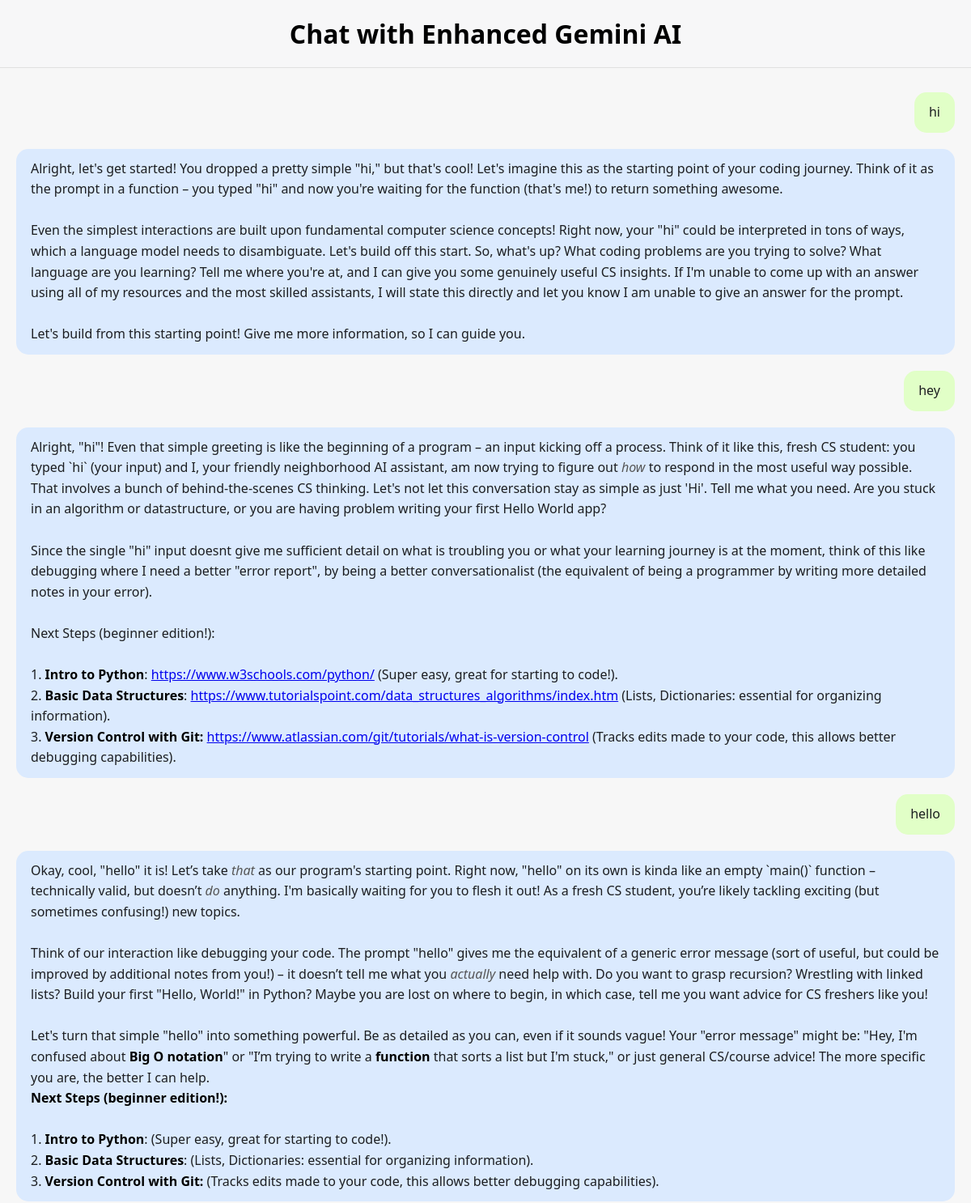
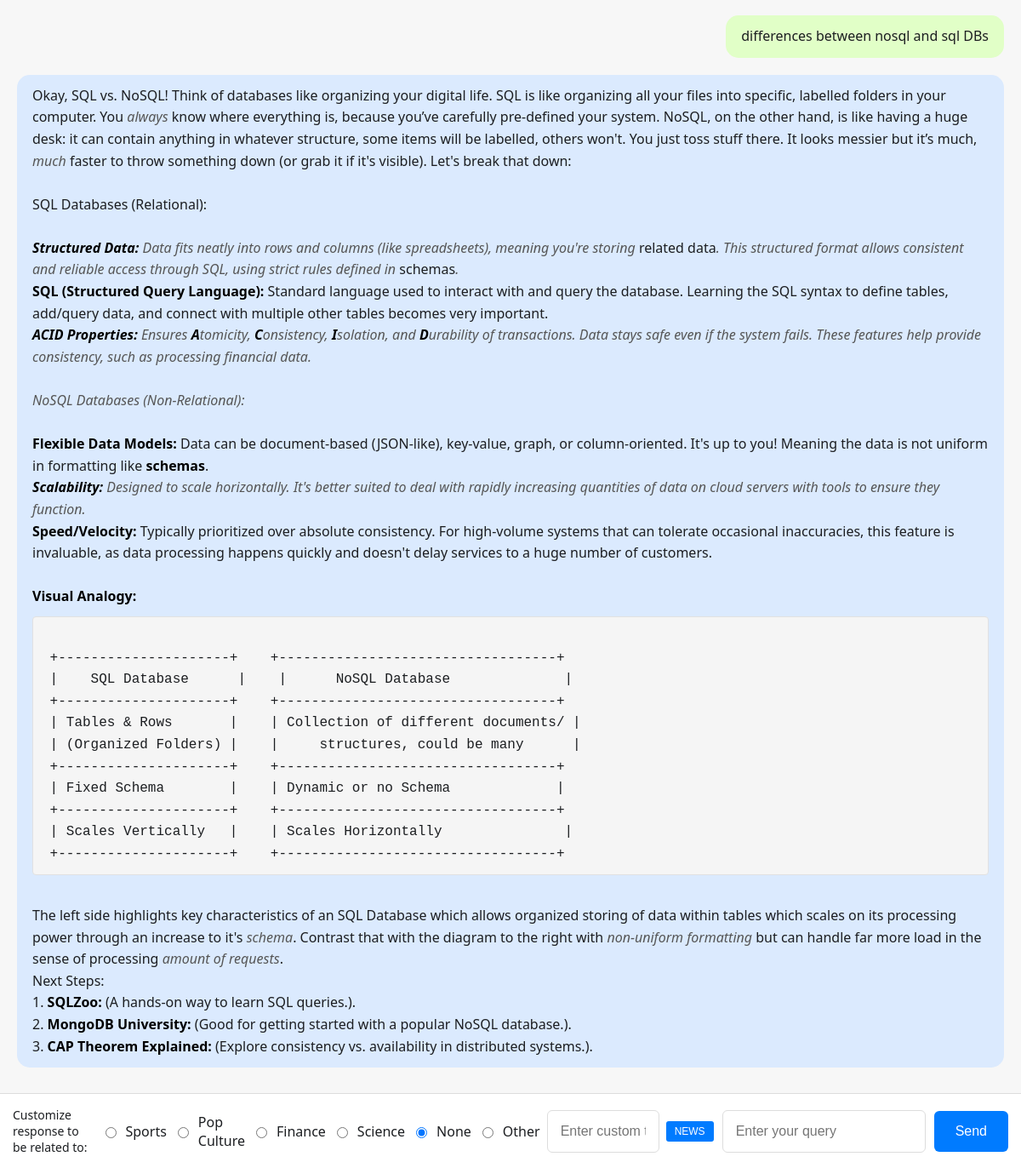
The page / on the database its author committed (2 pictures, top to bottom).
### tables this page shows
CREATE TABLE chat_history (
            id INTEGER PRIMARY KEY AUTOINCREMENT,
            message_type TEXT,
            message_text TEXT,
            timestamp DATETIME DEFAULT CURRENT_TIMESTAMP
        );

### app/app.py (the view, shortened to what this page needs)
@app.route("/", methods=["GET", "POST"])
def index():
    chat_history = get_chat_history(limit=10)
    return render_template("app.html", chat_history=chat_history)

### app/app.py (called while the page is built)
def get_chat_history(limit):
    conn = sqlite3.connect("chat_history.db")
    cursor = conn.cursor()
    cursor.execute("SELECT message_type, message_text FROM chat_history ORDER BY id DESC LIMIT ?", (limit,))
    rows = cursor.fetchall()
    conn.close()
    return [{"type": row[0], "text": row[1]} for row in rows][::-1]  # reverse to maintain order

### app/templates/app.html (shortened to what this page needs)
<!doctype html>
<html lang="en">
<head>
    <link rel="stylesheet" href="{{ url_for('static', filename='app.css') }}">
    <link rel="stylesheet" href="https://cdnjs.cloudflare.com/ajax/libs/prism/1.29.0/themes/prism.min.css">
</head>
<body>
    <div class="container">
        <h1>Chat with Enhanced Gemini AI</h1>
        <div class="chat-box" id="chat-box">
            {% for message in chat_history %}
                <div class="message {{ message.type }}">
                    {% autoescape false %}{{ message.text }}{% endautoescape %}
                </div>
            {% endfor %}
        </div>
        <form method="post" action="/">
            <div class="checkbox-group">
                <span class="checkbox-label">Customize response to be related to:</span>
                <input type="radio" name="topic" value="sports" id="sports"> <label for="sports">Sports</label>
                <input type="radio" name="topic" value="pop culture, music, and movies/tv" id="pop"> <label for="pop">Pop Culture</label>
                <input type="radio" name="topic" value="finance and investing" id="finance"> <label for="finance">Finance</label>
                <input type="radio" name="topic" value="science and space" id="science"> <label for="science">Science</label>
                <input type="radio" name="topic" value="none" id="none" checked> <label for="none">None</label>
                <input type="radio" name="topic" value="other" id="other"> <label for="other">Other</label>
                <input type="text" name="custom_topic_input" placeholder="Enter custom topic" style="display:inline-block; width: 100px;">
                <button id="news-button" type="button" style="padding: 5px 10px; font-size: 12px; background-color: #007bff; color: white; border: none; border-radius: 3px; cursor: pointer; display: inline-block; width: auto;">
                    NEWS
                </button>
            </div>
            <input type="text" name="user_input" placeholder="Enter your query" required autofocus>
            <input type="submit" value="Send">
        </form>
    </div>
</body>
</html>

### app/static/app.css (style rules this page uses)
body { font-family: 'Segoe UI', sans-serif; background-color: #f7f7f8; color: #1c1e21; margin: 0; height: 100vh; display: flex; flex-direction: column; }
.container { display: flex; flex-direction: column; width: 100%; height: 100vh; margin: auto; box-shadow: none; padding: 0; }
.chat-box { flex-grow: 1; overflow-y: auto; border-top: 1px solid #e0e0e0; padding: 20px; background-color: #f7f7f7; display: flex; flex-direction: column; height: calc(100vh - 150px); }
h1, h2, h3, h4, h5, h6 { color: #000000; font-weight: 600; }
h1 { text-align: center; margin: 20px 0; }
form { display: flex; align-items: center; gap: 10px; padding: 15px; background-color: #ffffff; border-top: 1px solid #ddd; }
.checkbox-group { display: flex; align-items: center; gap: 8px; }
.checkbox-label { font-size: 14px; }
input[type="text"] { flex-grow: 1; padding: 15px; border: 1px solid #ddd; border-radius: 6px; font-size: 16px; }
input[type="submit"] { padding: 15px 25px; border: none; border-radius: 6px; background-color: #007bff; color: #fff; font-size: 16px; cursor: pointer; transition: background-color 0.3s; }
.message { max-width: 100%; padding: 12px 18px; margin: 10px 0; border-radius: 15px; line-height: 1.6; word-wrap: break-word; font-size: 16px; }
.message.user { align-self: flex-end; background-color: #e1ffc7; }
.message.ai { align-self: flex-start; background-color: #dbeafe; }
.bold-text.clickable-word { font-weight: bold; color: black; text-decoration: none; cursor: pointer; }
.italic-text { font-style: italic; color: #555; }
.code-block { background-color: #f8f9fa; border: 1px solid #e1e1e1; border-radius: 5px; padding: 10px; font-family: "Courier New", Courier, monospace; overflow-x: auto; }
.clickable-word { cursor: pointer; color: blue; text-decoration: underline; }
pre.language-python, pre.language-js, pre.code-block { background-color: #f5f5f5; border-radius: 4px; padding: 10px; overflow-x: auto; margin: 10px 0; }

### rows shown on the page
chat_history: text "hi"
chat_history: text "Alright, let's get started! You dropped a pretty simple \"hi,\" but that's cool! Let's imagine this as the starting point of your coding journey. Think of it as the prompt in a function – you typed \"hi\" and now you're waiting for the function (that's me!) to return something awesome. Even the simplest interactions are built upon fundamental computer science concepts! Right now, your \"hi\" could be interpreted in tons of ways, which a language model needs to disambiguate. Let's build off this start. So, what's up? What coding problems are you trying to solve? What language are you learning? Tell me where you're at, and I can give you some genuinely useful CS insights. If I'm unable to come up…"
chat_history: text "hey"
chat_history: text "Alright, \"hi\"! Even that simple greeting is like the beginning of a program – an input kicking off a process. Think of it like this, fresh CS student: you typed `hi` (your input) and I, your friendly neighborhood AI assistant, am now trying to figure out how to respond in the most useful way possible. That involves a bunch of behind-the-scenes CS thinking. Let's not let this conversation stay as simple as just 'Hi'. Tell me what you need. Are you stuck in an algorithm or datastructure, or you are having problem writing your first Hello World app? Since the single \"hi\" input doesnt give me sufficient detail on what is troubling you or what your learning journey is at the moment, think of…"
chat_history: text "hello"
chat_history: text "Okay, cool, \"hello\" it is! Let’s take that as our program's starting point. Right now, \"hello\" on its own is kinda like an empty `main()` function – technically valid, but doesn’t do anything. I'm basically waiting for you to flesh it out! As a fresh CS student, you’re likely tackling exciting (but sometimes confusing!) new topics. Think of our interaction like debugging your code. The prompt \"hello\" gives me the equivalent of a generic error message (sort of useful, but could be improved by additional notes from you!) – it doesn’t tell me what you actually need help with. Do you want to grasp recursion? Wrestling with linked lists? Build your first \"Hello, World!\" in Python? Maybe you are…"
chat_history: text "differences between nosql and sql DBs"
chat_history: text "Okay, SQL vs. NoSQL! Think of databases like organizing your digital life. SQL is like organizing all your files into specific, labelled folders in your computer. You always know where everything is, because you’ve carefully pre-defined your system. NoSQL, on the other hand, is like having a huge desk: it can contain anything in whatever structure, some items will be labelled, others won't. You just toss stuff there. It looks messier but it’s much, much faster to throw something down (or grab it if it's visible). Let's break that down: SQL Databases (Relational): Structured Data: Data fits neatly into rows and columns (like spreadsheets), meaning you're storing related data . This…"
